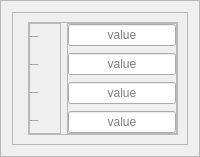
                           <widget class="QFrame" name="frame_84">
                            <property name="frameShape">
                             <enum>QFrame::Shape::StyledPanel</enum>
                            </property>
                            <property name="frameShadow">
                             <enum>QFrame::Shadow::Raised</enum>
                            </property>
                            <layout class="QVBoxLayout" name="verticalLayout_58">
                             <property name="spacing">
                              <number>0</number>
                             </property>
                             <item>
                              <widget class="QFrame" name="frame_85">
                               <property name="frameShape">
                                <enum>QFrame::Shape::StyledPanel</enum>
                               </property>
                               <property name="frameShadow">
                                <enum>QFrame::Shadow::Raised</enum>
                               </property>
                               <layout class="QHBoxLayout" name="horizontalLayout_33">
                                <property name="spacing">
                                 <number>20</number>
                                </property>
                                <property name="leftMargin">
                                 <number>15</number>
                                </property>
                                <item>
                                 <widget class="QFrame" name="frame_87">
                                  <property name="frameShape">
                                   <enum>QFrame::Shape::StyledPanel</enum>
                                  </property>
                                  <property name="frameShadow">
                                   <enum>QFrame::Shadow::Raised</enum>
                                  </property>
                                  <layout class="QHBoxLayout" name="horizontalLayout_34">
                                   <property name="spacing">
                                    <number>6</number>
                                   </property>
                                   <property name="leftMargin">
                                    <number>0</number>
                                   </property>
                                   <property name="topMargin">
                                    <number>0</number>
                                   </property>
                                   <property name="rightMargin">
                                    <number>0</number>
                                   </property>
                                   <property name="bottomMargin">
                                    <number>0</number>
                                   </property>
                                   <item>
                                    <widget class="QFrame" name="frame_107">
                                     <property name="sizePolicy">
                                      <sizepolicy hsizetype="MinimumExpanding" vsizetype="Preferred">
                                       <horstretch>0</horstretch>
                                       <verstretch>0</verstretch>
                                      </sizepolicy>
                                     </property>
                                     <property name="maximumSize">
                                      <size>
                                       <width>140</width>
                                       <height>16777215</height>
                                      </size>
                                     </property>
                                     <property name="frameShape">
                                      <enum>QFrame::Shape::StyledPanel</enum>
                                     </property>
                                     <property name="frameShadow">
                                      <enum>QFrame::Shadow::Raised</enum>
                                     </property>
                                     <layout class="QVBoxLayout" name="verticalLayout_72">
                                      <property name="spacing">
                                       <number>7</number>
                                      </property>
                                      <property name="leftMargin">
                                       <number>0</number>
                                      </property>
                                      <property name="topMargin">
                                       <number>0</number>
                                      </property>
                                      <property name="rightMargin">
                                       <number>0</number>
                                      </property>
                                      <property name="bottomMargin">
                                       <number>0</number>
                                      </property>
                                      <item>
                                       <widget class="QLabel" name="label_125">
                                        <property name="minimumSize">
                                         <size>
                                          <width>0</width>
                                          <height>18</height>
                                         </size>
                                        </property>
                                        <property name="maximumSize">
                                         <size>
                                          <width>16777215</width>
                                          <height>18</height>
                                         </size>
                                        </property>
                                        <property name="font">
                                         <font>
                                          <family>Yu Gothic UI Semilight</family>
                                          <pointsize>-1</pointsize>
                                         </font>
                                        </property>
                                        <property name="styleSheet">
                                         <string notr="true"/>
                                        </property>
                                        <property name="text">
                                         <string>Others Mesh Info:</string>
                                        </property>
                                       </widget>
                                      </item>
                                      <item>
                                       <widget class="QLabel" name="label_126">
                                        <property name="minimumSize">
                                         <size>
                                          <width>0</width>
                                          <height>18</height>
                                         </size>
                                        </property>
                                        <property name="maximumSize">
                                         <size>
                                          <width>16777215</width>
                                          <height>18</height>
                                         </size>
                                        </property>
                                        <property name="font">
                                         <font>
                                          <family>Yu Gothic UI Semilight</family>
                                          <pointsize>-1</pointsize>
                                         </font>
                                        </property>
                                        <property name="styleSheet">
                                         <string notr="true"/>
                                        </property>
                                        <property name="text">
                                         <string>Others Mesh Info:</string>
                                        </property>
                                       </widget>
                                      </item>
                                      <item>
                                       <widget class="QLabel" name="label_127">
                                        <property name="minimumSize">
                                         <size>
                                          <width>0</width>
                                          <height>18</height>
                                         </size>
                                        </property>
                                        <property name="maximumSize">
                                         <size>
                                          <width>16777215</width>
                                          <height>18</height>
                                         </size>
                                        </property>
                                        <property name="font">
                                         <font>
                                          <family>Yu Gothic UI Semilight</family>
                                          <pointsize>-1</pointsize>
                                         </font>
                                        </property>
                                        <property name="styleSheet">
                                         <string notr="true"/>
                                        </property>
                                        <property name="text">
                                         <string>Others Mesh Info:</string>
                                        </property>
                                       </widget>
                                      </item>
                                      <item>
                                       <widget class="QLabel" name="label_128">
                                        <property name="minimumSize">
                                         <size>
                                          <width>0</width>
                                          <height>18</height>
                                         </size>
                                        </property>
                                        <property name="maximumSize">
                                         <size>
                                          <width>16777215</width>
                                          <height>18</height>
                                         </size>
                                        </property>
                                        <property name="font">
                                         <font>
                                          <family>Yu Gothic UI Semilight</family>
                                          <pointsize>-1</pointsize>
                                         </font>
                                        </property>
                                        <property name="styleSheet">
                                         <string notr="true"/>
                                        </property>
                                        <property name="text">
                                         <string>Others Mesh Info:</string>
                                        </property>
                                       </widget>
                                      </item>
                                     </layout>
                                    </widget>
                                   </item>
                                   <item>
                                    <widget class="QFrame" name="frame_89">
                                     <property name="sizePolicy">
                                      <sizepolicy hsizetype="MinimumExpanding" vsizetype="Preferred">
                                       <horstretch>0</horstretch>
                                       <verstretch>0</verstretch>
                                      </sizepolicy>
                                     </property>
                                     <property name="frameShape">
                                      <enum>QFrame::Shape::StyledPanel</enum>
                                     </property>
                                     <property name="frameShadow">
                                      <enum>QFrame::Shadow::Raised</enum>
                                     </property>
                                     <layout class="QVBoxLayout" name="verticalLayout_60">
                                      <property name="spacing">
                                       <number>7</number>
                                      </property>
                                      <property name="leftMargin">
                                       <number>0</number>
                                      </property>
                                      <property name="topMargin">
                                       <number>0</number>
                                      </property>
                                      <property name="rightMargin">
                                       <number>0</number>
                                      </property>
                                      <property name="bottomMargin">
                                       <number>0</number>
                                      </property>
                                      <item>
                                       <widget class="QLineEdit" name="toolOthersInfo_2">
                                        <property name="minimumSize">
                                         <size>
                                          <width>0</width>
                                          <height>18</height>
                                         </size>
                                        </property>
                                        <property name="maximumSize">
                                         <size>
                                          <width>189</width>
                                          <height>16777215</height>
                                         </size>
                                        </property>
                                        <property name="text">
                                         <string/>
                                        </property>
                                        <property name="alignment">
                                         <set>Qt::AlignmentFlag::AlignCenter</set>
                                        </property>
                                        <property name="placeholderText">
                                         <string>value</string>
                                        </property>
                                       </widget>
                                      </item>
                                      <item>
                                       <widget class="QLineEdit" name="toolOthersInfo_5">
                                        <property name="minimumSize">
                                         <size>
                                          <width>0</width>
                                          <height>18</height>
                                         </size>
                                        </property>
                                        <property name="maximumSize">
                                         <size>
                                          <width>189</width>
                                          <height>16777215</height>
                                         </size>
                                        </property>
                                        <property name="text">
                                         <string/>
                                        </property>
                                        <property name="alignment">
                                         <set>Qt::AlignmentFlag::AlignCenter</set>
                                        </property>
                                        <property name="placeholderText">
                                         <string>value</string>
                                        </property>
                                       </widget>
                                      </item>
                                      <item>
                                       <widget class="QLineEdit" name="toolOthersInfo_3">
                                        <property name="minimumSize">
                                         <size>
                                          <width>0</width>
                                          <height>18</height>
                                         </size>
                                        </property>
                                        <property name="maximumSize">
                                         <size>
                                          <width>189</width>
                                          <height>16777215</height>
                                         </size>
                                        </property>
                                        <property name="text">
                                         <string/>
                                        </property>
                                        <property name="alignment">
                                         <set>Qt::AlignmentFlag::AlignCenter</set>
                                        </property>
                                        <property name="placeholderText">
                                         <string>value</string>
                                        </property>
                                       </widget>
                                      </item>
                                      <item>
                                       <widget class="QLineEdit" name="toolOthersInfo_4">
                                        <property name="minimumSize">
                                         <size>
                                          <width>0</width>
                                          <height>18</height>
                                         </size>
                                        </property>
                                        <property name="maximumSize">
                                         <size>
                                          <width>189</width>
                                          <height>16777215</height>
                                         </size>
                                        </property>
                                        <property name="text">
                                         <string/>
                                        </property>
                                        <property name="alignment">
                                         <set>Qt::AlignmentFlag::AlignCenter</set>
                                        </property>
                                        <property name="placeholderText">
                                         <string>value</string>
                                        </property>
                                       </widget>
                                      </item>
                                     </layout>
                                    </widget>
                                   </item>
                                  </layout>
                                 </widget>
                                </item>
                               </layout>
                              </widget>
                             </item>
                            </layout>
                           </widget>
